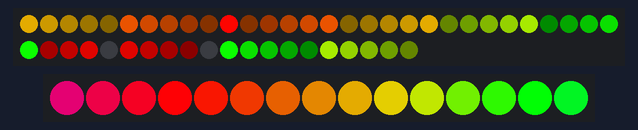
Recording of a sketch running on a simulated Arduino Uno, built with avr-gcc and run on an emulated ATmega328P. Parts: 50 RGB LEDs in strip order, left to right, continuing on the next row, 15 RGB LEDs in strip order, left to right. What the sketch prints to the serial monitor is not drawn.

Above: at 0.16 s.
At 5.03 s:
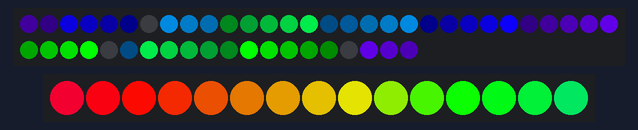
At 10.0 s:
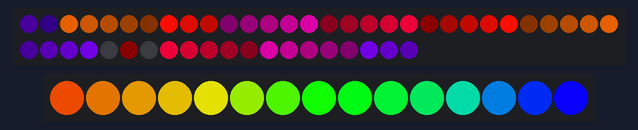
At 19.95 s:
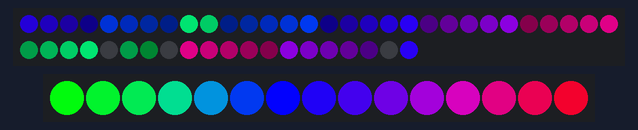
At 29.9 s:
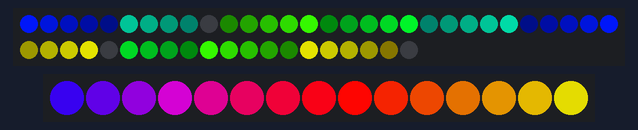
At 39.85 s:
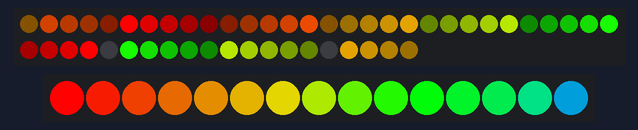

The sketch:

MyNewLEDCoat_.ino
```cpp
#include <FastLED.h>

// #define START_LED 30
// #define END_LED 5
#define START_LED 10
#define END_LED 34
#define LED_PIN     7  // Pin where the LED strip is connected
#define NUM_LEDS    50 // Total number of LEDs
// HANDS
#define NUM_LEDS_HANDS    15 // Total number of LEDs
#define LED_PIN_HANDS     6  // Pin where the LED strip is connected
uint8_t max_bright = 255; // Overall brightness definition. It can be changed on the fly.


#define LED_TYPE    WS2812B
#define COLOR_ORDER GRB
#define COMET_LENGTH 5  // Length of each comet
// #define NUM_COMETS  ((END_LED-START_LED) / COMET_LENGTH)  // Adjusted to eliminate gaps
#define NUM_COMETS  ((NUM_LEDS / COMET_LENGTH) + 1)/2  // Adjusted to eliminate gaps

CRGB leds[NUM_LEDS];
CRGB leds_hands[NUM_LEDS];

void setup() {
    Serial.begin(9600); // Initialize serial communication

    FastLED.addLeds<LED_TYPE, LED_PIN, COLOR_ORDER>(leds, NUM_LEDS);
    FastLED.addLeds<LED_TYPE, LED_PIN_HANDS, COLOR_ORDER>(leds_hands, NUM_LEDS_HANDS);
    FastLED.setBrightness(max_bright);
    FastLED.clear();
    FastLED.show();
}

void loop() {
    multiCometEffect();
}

void multiCometEffect() {
    static uint8_t hue = 0;
    static int positions[NUM_COMETS];
    static int positions_rev[NUM_COMETS];
    static bool initialized = false;

    if (!initialized) {
        for (int i = 0; i < NUM_COMETS; i++) {
            // positions[i] = START_LED + NUM_LEDS / 2 + ((i - NUM_COMETS / 2) * COMET_LENGTH);
            // positions_rev[i] = START_LED - (NUM_LEDS / 2 + ((i - NUM_COMETS / 2) * COMET_LENGTH));
            positions[i] = (START_LED + (i * COMET_LENGTH))% NUM_LEDS;
            positions_rev[i] = ( (START_LED - (i * COMET_LENGTH)) % NUM_LEDS + NUM_LEDS ) % NUM_LEDS;
            Serial.print("i ");
            Serial.print(i);
            Serial.print(" position ");
            Serial.print(positions[i]);
            Serial.print(" position_rev ");
            Serial.println(positions_rev[i]);
        }
        initialized = true;
    }

    FastLED.clear();
    hue += 2;  // Shift hue slightly for a rainbow effect

    // Serial.print(":1 Position ");
    // Serial.println(positions_rev[0]);
    for (int c = 0; c < NUM_COMETS ; c++) {
        // Serial.print("Comet ");
        // Serial.print(c);
        // Serial.print(": Position ");
        // Serial.println(positions[c]);
        for (int i = 0; i < COMET_LENGTH; i++) {
          int pos = positions[c] - i;
          int pos_rev = positions_rev[c] + i;
          // Serial.print("pos ");
          // Serial.println(pos);
          // Serial.print("pos_rev ");
          // Serial.println(pos_rev);
          CRGB color = CHSV(hue + c * (255 / (2*NUM_COMETS)), 255, 255 - (i * (255 / COMET_LENGTH)));
          if (END_LED > START_LED) {
            if (pos < START_LED) {
              pos = END_LED - (START_LED - pos);
                leds[pos] = color;
            }
            //else if (/*pos >= START_LED &&*/ pos <= END_LED) {
                leds[pos] = color;
            //}
            if (pos_rev > START_LED && pos_rev < END_LED) { // the trace pixel is in the pos area, nead to wrap to the pos_rev area
              pos_rev = END_LED + (pos_rev - START_LED) ;
              leds[pos_rev] = color;
            } else if (pos_rev >= NUM_LEDS) {
              pos_rev = pos_rev - NUM_LEDS;
              leds[pos_rev] = color;
            } else if ((pos_rev >= 0 && pos_rev < START_LED) || (pos_rev >= END_LED && pos_rev < NUM_LEDS)) {
              leds[pos_rev] = color;
            }
          } else {
            if ((pos >= START_LED && pos <= NUM_LEDS) || (pos >= 0 && pos <= END_LED)) {
                leds[pos] = color;
            } else if (pos < 0) {
              pos = NUM_LEDS + pos;
              leds[pos] = color;
            } else if (pos < START_LED) {
              pos = END_LED - (START_LED - pos - 1);
              leds[pos] = color;
            }
            if ((pos_rev < START_LED) && (pos_rev >= END_LED)) {
              leds[pos_rev] = color;
            } else if (pos_rev > START_LED) {
              pos_rev = END_LED + (pos_rev - START_LED);
              leds[pos_rev] = color;
            }
          }
        }

        positions[c]++; // Move outward
        positions_rev[c]--; // Move rev
        if (END_LED > START_LED) {
          if (positions[c] == END_LED + 1) positions[c] = START_LED + 1; // Wrap around instead of resetting to center
          if (positions_rev[c] < 0 ) {
            if (END_LED == NUM_LEDS) {
              positions_rev[c] = START_LED ; // Wrap around instead of resetting to center
            } else {
              positions_rev[c] = NUM_LEDS;
            }
          }
          if (positions_rev[c] == END_LED) positions_rev[c] = START_LED; // Wrap around instead of resetting to center
        } else {
          if (positions[c] == NUM_LEDS) positions[c] = 0; // Wrap around instead of resetting to center
          if (positions[c] == END_LED + 1) positions[c] = START_LED; // Wrap around instead of resetting to center
          if (positions_rev[c] == END_LED) positions_rev[c] = START_LED; // Wrap around instead of resetting to center
        }

    }
    // Serial.print(":2 Position_rev ");
    //   Serial.println(positions_rev[0]);
    rainbow_wave(50, 10);                                      // Speed, delta hue values.
    FastLED.show();
    delay(100);
}
void rainbow_wave(uint8_t thisSpeed, uint8_t deltaHue) {     // The fill_rainbow call doesn't support brightness levels.

    // uint8_t thisHue = beatsin8(thisSpeed,0,255);                // A simple rainbow wave.
    uint8_t thisHue = beat8(thisSpeed,255);                     // A simple rainbow march.

    fill_rainbow(leds_hands, NUM_LEDS_HANDS, thisHue, deltaHue);            // Use FastLED's fill_rainbow routine.

} // rainbow_wave()
```
